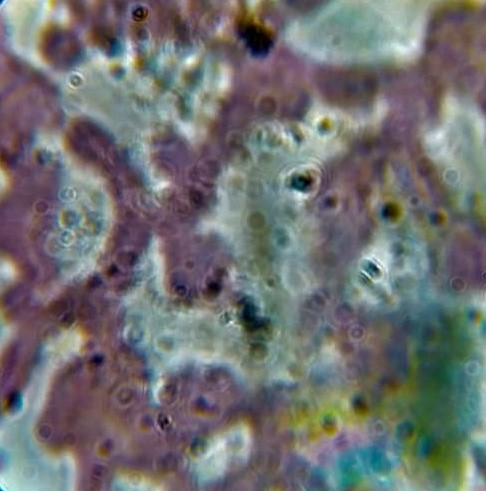
#> input picture 9.jpg, 486 x 491 px, found by its file name
$ python clear.py   (older library calls are emulated)
#> lines starting #> are read from the running program, lines starting #| are printed output that depends on the picture; long printed decimals are rounded
import cv2
import numpy as np
import time
start = time.time()
print("Processing")
img = cv2.imread("9.JPG", cv2.IMREAD_GRAYSCALE)
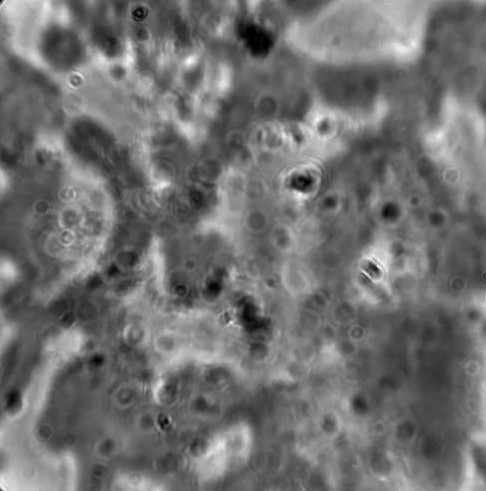
#> img: shape (491, 486); min 0, max 252, mean 111.9
laplacian_var = cv2.Laplacian(img, cv2.CV_64F).var()
#> laplacian_var = 40.16
#if laplacian_var < 5:
#    print("Image blurry")
print(laplacian_var)
#| 40.158
end = time.time()
print("Time take in seconds is :")
print(end - start)
#cv2.imshow("Img", img)
#cv2.waitKey(0)
#cv2.destroyAllWindows()

$ run again, with 0.jpg copied over 9.jpg
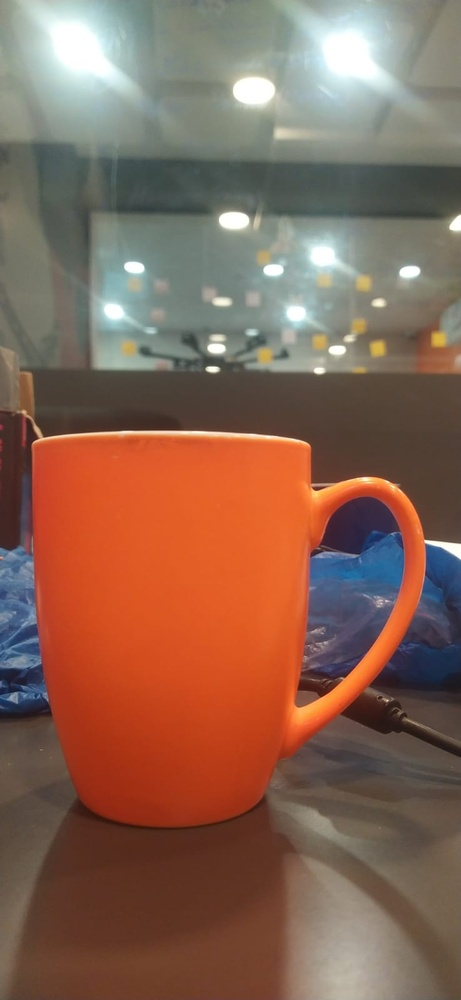
#> input picture 0.jpg, 461 x 1000 px, shrunk from 737 x 1600 before the run, found by its file name
#> `img = cv2.imread("9.JPG", cv2.IMREAD_GRAYSCALE)`:
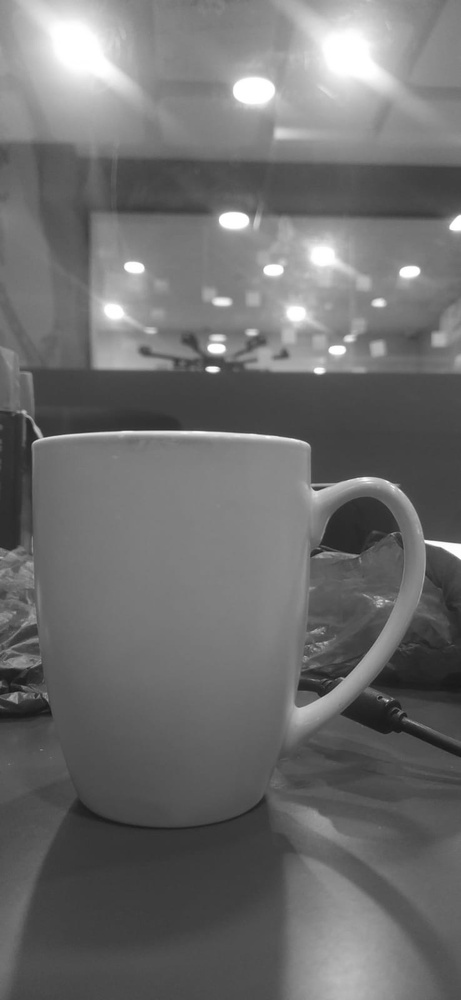
#> img: shape (1000, 461); min 23, max 255, mean 109.8
#> laplacian_var = 54.99
#| 54.986

$ run again, with 10.jpg copied over 9.jpg
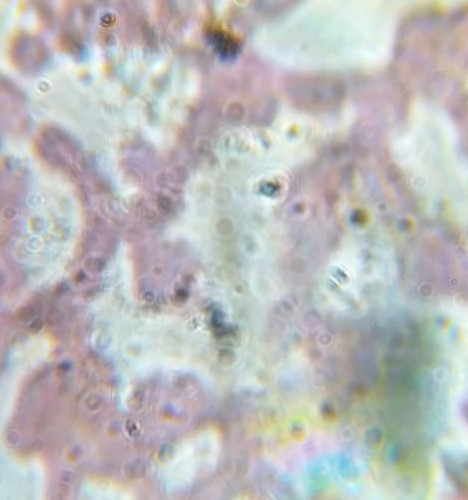
#> input picture 10.jpg, 468 x 500 px, found by its file name
#> `img = cv2.imread("9.JPG", cv2.IMREAD_GRAYSCALE)`:
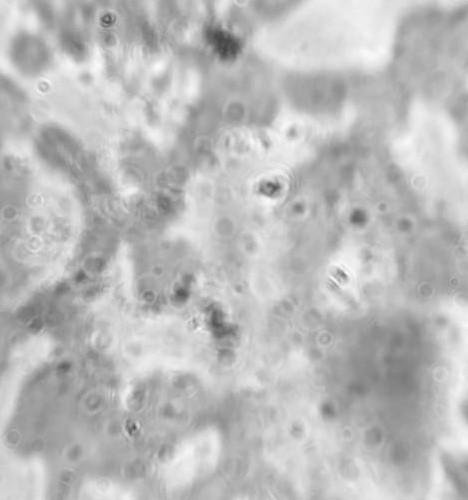
#> img: shape (500, 468); min 65, max 255, mean 186.7
#> laplacian_var = 16.06
#| 16.062
